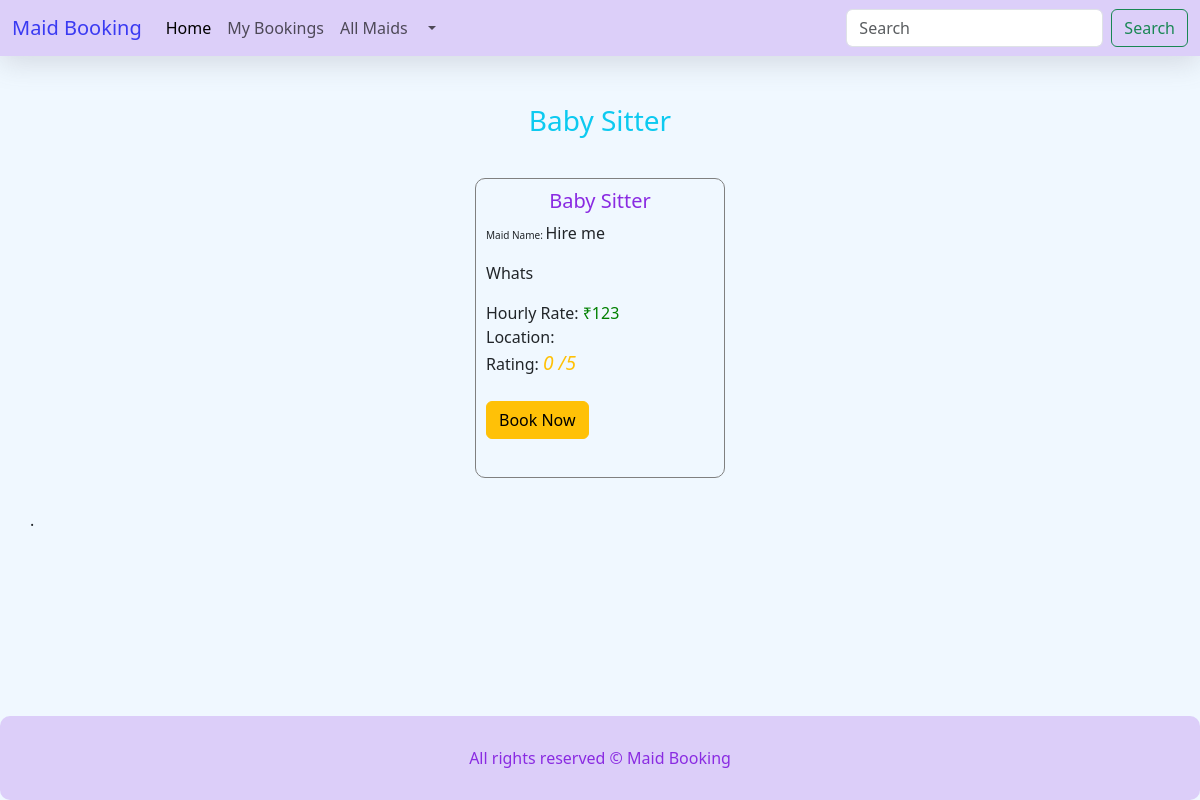
Page /babysitter.php on the earlier database version.
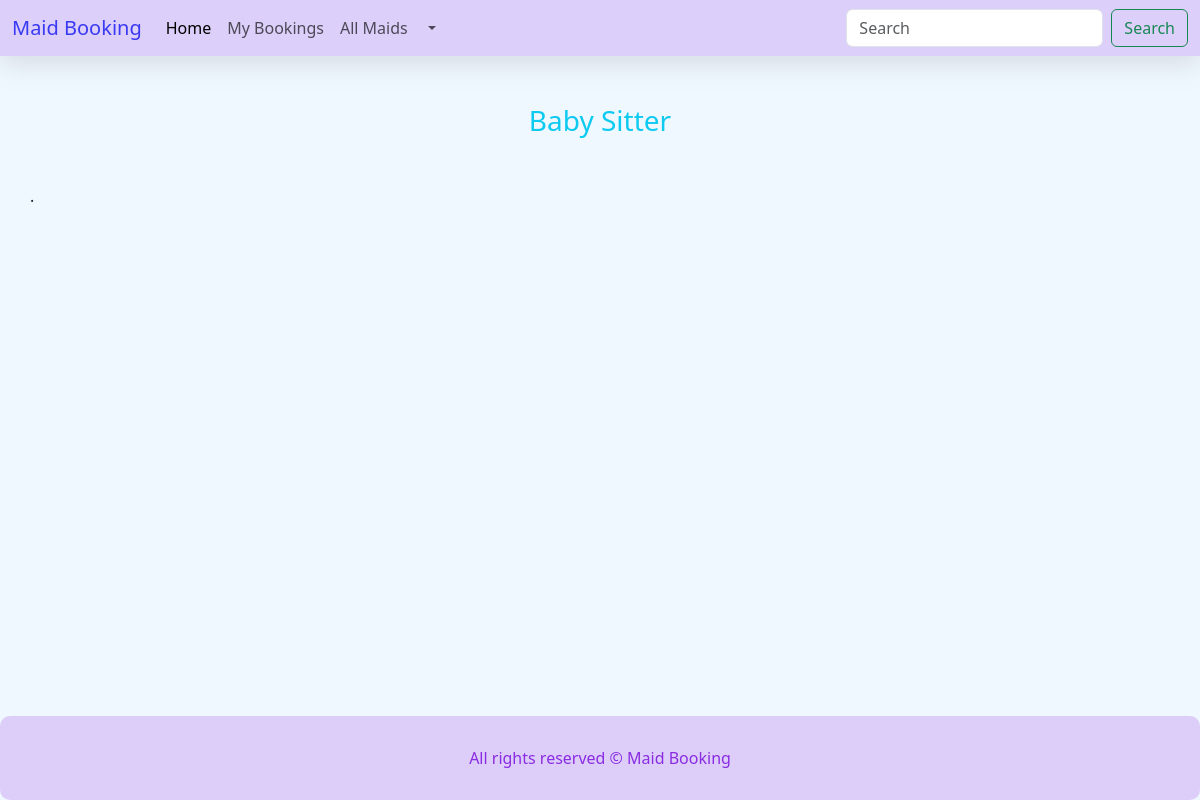
Same page on the later database version.
### tables this page shows
CREATE TABLE IF NOT EXISTS `maid` (
  `id` int(11) NOT NULL,
  `Service` varchar(255) NOT NULL,
  `Hourlyrate` int(11) NOT NULL,
  `monthlyrate` int(11) NOT NULL,
  `Availability` tinyint(1) NOT NULL,
  `Service_Name` varchar(255) NOT NULL,
  `Company_name` varchar(255) NOT NULL,
  `Rating` int(20) NOT NULL,
  `totalrater` int(20) NOT NULL,
  `location` varchar(255) NOT NULL
);

### babysitter.php (the view, shortened to what this page needs)
<!DOCTYPE html>
<html lang="en">
<head>
  <link href="https://cdn.jsdelivr.net/npm/bootstrap@5.3.2/dist/css/bootstrap.min.css" rel="stylesheet"
>
  <link rel="stylesheet" href="css/styles.css">
</head>
<body>
    <?php include 'components/headder.php'?>
    <div class="container mt-5">
    <h3 class="text-info text-center">Baby Sitter</h3>
        <div class="maidcontainer mt-3">
        <?php include ('dbconnection.php'); ?>
        <?php
                    $service = 'Baby Sitter';
                    $maids = "SELECT * FROM maid WHERE Service = '$service' ";
                    $rs = $conn->query($maids);
						    while($rws = $rs->fetch_assoc()){
        ?>
            <div class="maid-card mt-4">
                <h5><?php echo $rws['Service']?></h5>
                <p><span style="font-size:10px;">Maid Name: </span> <?php echo $rws['Company_name']?></p>
                <p><?php echo $rws['Service_Name']?></p>
                <span >Hourly Rate:</span><span style="color:green"> ₹<?php echo $rws['Hourlyrate']?></span>
                <br>
                <span>Location: <?php echo $rws['location']?></span><br>
<?php
if ($rws["totalrater"] == 0){
?>
<span>Rating:  <i class="bi bi-star text-warning" style="font-size:larger"> <?php echo $rws["Rating"] ?> /5 </i></span>
<?php
}else{?>
<span>Rating: <i class="bi bi-star text-warning" style="font-size:larger"> <?php echo $rws["Rating"]/ $rws["totalrater"] ?>  /5 </i></span>
<?php }?>
<br><br>
<a href="booking.php?id=<?php echo $rws['id']?>" class="btn btn-warning btn-full">Book Now</a>
</div>
<?php
}
?>
        </div>
    </div>
    <?php include 'components/footer.php'?>
</body>
</html>

Differences in the rows shown:
no longer on this page (row edited): maid: Service "Baby Sitter", Company_name "Hire me", Service_Name "Whats", Hourlyrate "123", Rating "0"
